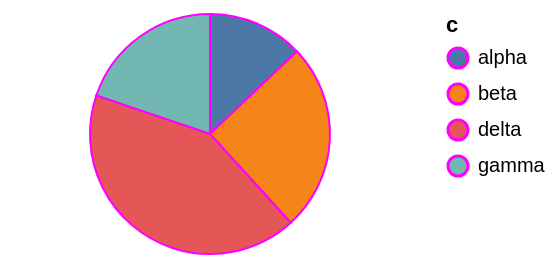

The specification (Vega-Lite) saved for this image:
### Vega-Lite specification from a JSON file in a GitHub repository (floating-point values rounded to 4 significant figures)
{"$schema": "https://vega.github.io/schema/vega-lite/v6.json", "width": 200, "height": 120, "data": {"values": [{"c": "alpha", "v": 28, "w": 3, "t": "2024-01-07"}, {"c": "beta", "v": 55, "w": 7, "t": "2024-03-19"}, {"c": "gamma", "v": 43, "w": 5, "t": "2024-06-02"}, {"c": "delta", "v": 91, "w": 9, "t": "2024-09-11"}]}, "mark": {"type": "arc", "stroke": "fuchsia"}, "encoding": {"theta": {"field": "v", "type": "quantitative"}, "color": {"field": "c", "type": "nominal"}}}
